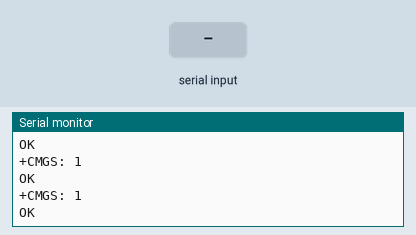
Recording of a sketch running on a simulated Arduino Mega 2560, built with avr-gcc and run on an emulated ATmega2560. Parts: the last lines printed to the serial monitor. Inputs (shaded band) come from the test bench. The modem accepts every AT command (registered, SIM ready, sends succeed) and sends nothing else.

Above: at 1.2 s.
1.3 s: "$\n" received over the second serial link
At 1.43 s:
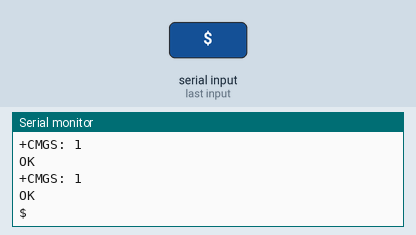
2.8 s: "G\n" received over the second serial link
4.3 s: "P\n" received over the second serial link
At 4.42 s:
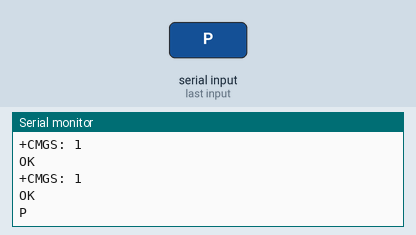
5.8 s: "V\n" received over the second serial link
7.3 s: "!\n" received over the second serial link
At 7.42 s:
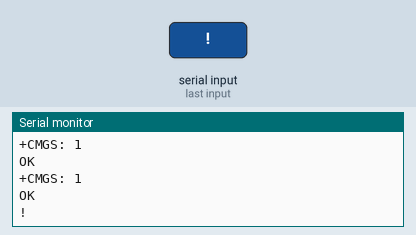
8.8 s: "A\n" received over the second serial link
Timing chart, 0 to 11.3 s (numbered marks = the images above; inputs shaded):
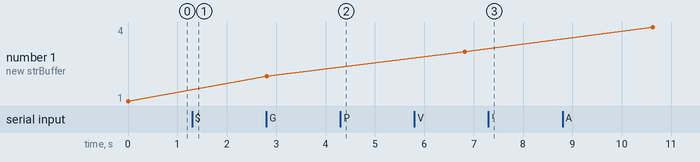

Measured:
- after the input at 1.3 s, the serial monitor: prints a new line at once (image 1)
- after the input at 4.3 s, the serial monitor: prints a new line at once (image 2)
- after the input at 7.3 s, the serial monitor: prints a new line at once (image 3)

The sketch:

SerialFowarder.ino
```cpp
#include <SoftwareSerial.h>
#include <avr/pgmspace.h>

/*
 * Note:
 Not all pins on the Mega and Mega 2560 support change interrupts,
 so only the following can be used for RX:
 10, 11, 12, 13, 50, 51, 52, 53, 62, 63, 64, 65, 66, 67, 68, 69
 */
#include "logData.h"
SoftwareSerial softSerial1(50,8); // RX, TX
SoftwareSerial softSerial2(51,11); // RX, TX
SoftwareSerial softSerial3(52,10); // RX, TX
SoftwareSerial softSerial4(53,9); // RX, TX
extern const char logString[] PROGMEM;
char strBuffer[1001];
int buffIndex=0;
int nBuffIndex = 0;
char* refAddress ;
inline void loadBuffer()
{
    buffIndex=0;
    memcpy_P(&strBuffer[0], refAddress + nBuffIndex*1000,1000);
    nBuffIndex++;
    Serial.print("\nnew strBuffer:");
    Serial.println(nBuffIndex);
}
char gyroFrame[35];
long int gyroHeading;
void setup() {
    // initialize both serial ports:
    strBuffer[1000]=0;
    Serial.begin(115200);
    Serial1.begin(115200);
    softSerial1.begin(19200);
    softSerial2.begin(19200);
    softSerial3.begin(19200);
    softSerial4.begin(19200);
    Serial.print("Start:");
    refAddress = (char*)(pgm_read_word(&(logString[0])));
    refAddress-= 8952;
    nBuffIndex = 0;
    buffIndex = 0;
    strBuffer[1000]=0;
    loadBuffer();
    gyroHeading = 5000;
    gyroFrame[0]=0x5a;
    gyroFrame[1]=0xa5;
    gyroFrame[2]=0x1a;
    gyroFrame[3]=0x01;
    gyroFrame[4]=0x00;
    gyroFrame[5]=0x00;
    gyroFrame[6]=gyroHeading>>8;
    gyroFrame[7]=gyroHeading;
    gyroFrame[8]=0;
    gyroFrame[9]=0;
    gyroFrame[10]=0;
    gyroFrame[11]=0;
    gyroFrame[12]=0;
    gyroFrame[13]=0;
    gyroFrame[14]=0;
    gyroFrame[15]=0;
    gyroFrame[16]=0;
    gyroFrame[17]=0;
    gyroFrame[18]=0;
    gyroFrame[19]=200;
    gyroFrame[20]=0;
    gyroFrame[21]=100;
    gyroFrame[22]=0;
    gyroFrame[23]=0;
    gyroFrame[24]=0;
    gyroFrame[25]=0;
    gyroFrame[26]=0;
    gyroFrame[27]=0;
    gyroFrame[28]=0;
    gyroFrame[29]=0;
    gyroFrame[30]=0xab;
    gyroFrame[31]=0xaa;
    gyroFrame[32]=0x00;
    gyroFrame[33]=0x00;
    gyroFrame[34]=0x00;
    gyroFrame[35]=0x00;
}
void forwardSerial0Serial1()
{
    // read from port 1, send to port 0:
    if (Serial1.available()) {
        int inByte = Serial1.read();
        Serial.write(inByte);
    }
    // read from port 0, send to port 1:
    if (Serial.available()) {
        int inByte = Serial.read();
        Serial1.write(inByte);
    }
}
bool isStop = false;
void sendData()
{
    //Serial.print(strPointer);
    if(strBuffer[buffIndex]=='$')
    {
        if(strBuffer[buffIndex+1]=='G'&&strBuffer[buffIndex+2]=='P')//GPS message
        {
            while(strBuffer[buffIndex]!='\n')
            {
                if(strBuffer[buffIndex]==0)isStop = true;
                softSerial1.write(strBuffer[buffIndex]);
                buffIndex++;
                if(buffIndex>=1000)loadBuffer();
            };
            softSerial1.write('\r');
            softSerial1.write('\n');
            buffIndex++;
            if(buffIndex>=1000)loadBuffer();
        }
        else if(strBuffer[buffIndex+1]=='V')//Speed message
        {
            while(strBuffer[buffIndex]!='\n')
            {
                if(strBuffer[buffIndex]==0)isStop = true;
                softSerial2.write(strBuffer[buffIndex]);
                buffIndex++;
                if(buffIndex>=1000)loadBuffer();
            };
            softSerial2.write('\r');
            softSerial2.write('\n');
            buffIndex++;
            if(buffIndex>=1000)loadBuffer();
        }
    }
    else if(strBuffer[buffIndex]=='!'&&strBuffer[buffIndex+1]=='A'&&strBuffer[buffIndex+2]=='I')
    {
        while(strBuffer[buffIndex]!='\n')
        {
            if(strBuffer[buffIndex]==0)isStop = true;
            softSerial3.write(strBuffer[buffIndex]);
            buffIndex++;
            if(buffIndex>=1000)loadBuffer();
        };
        softSerial3.write('\r');
        softSerial3.write('\n');
        buffIndex++;
        if(buffIndex>=1000)loadBuffer();
    }
    else
    {
        buffIndex++;if(buffIndex>=1000)loadBuffer();
        sendData();
    }

}

void sendGyro()
{
    gyroHeading+=10;
    if(gyroHeading>10000)
        gyroHeading=5000;
    gyroFrame[06]=gyroHeading>>8;
    gyroFrame[07]=gyroHeading;
    Serial1.write(&gyroFrame[0],32);

}
unsigned long previousMillis = 0;
void loop() {
    forwardSerial0Serial1();
    unsigned long currentMillis = millis();
    if (currentMillis - previousMillis >= 200)
    {
        previousMillis = currentMillis;
        if(isStop)
        {
            Serial.print("\nStop at time:");
            Serial.print(currentMillis);
            Serial.print("ms");
            setup();
            isStop = false;
            return;
        }
        sendData();
        sendGyro();
    }
}
```

Source omitted: logdata.h (162585 bytes)
